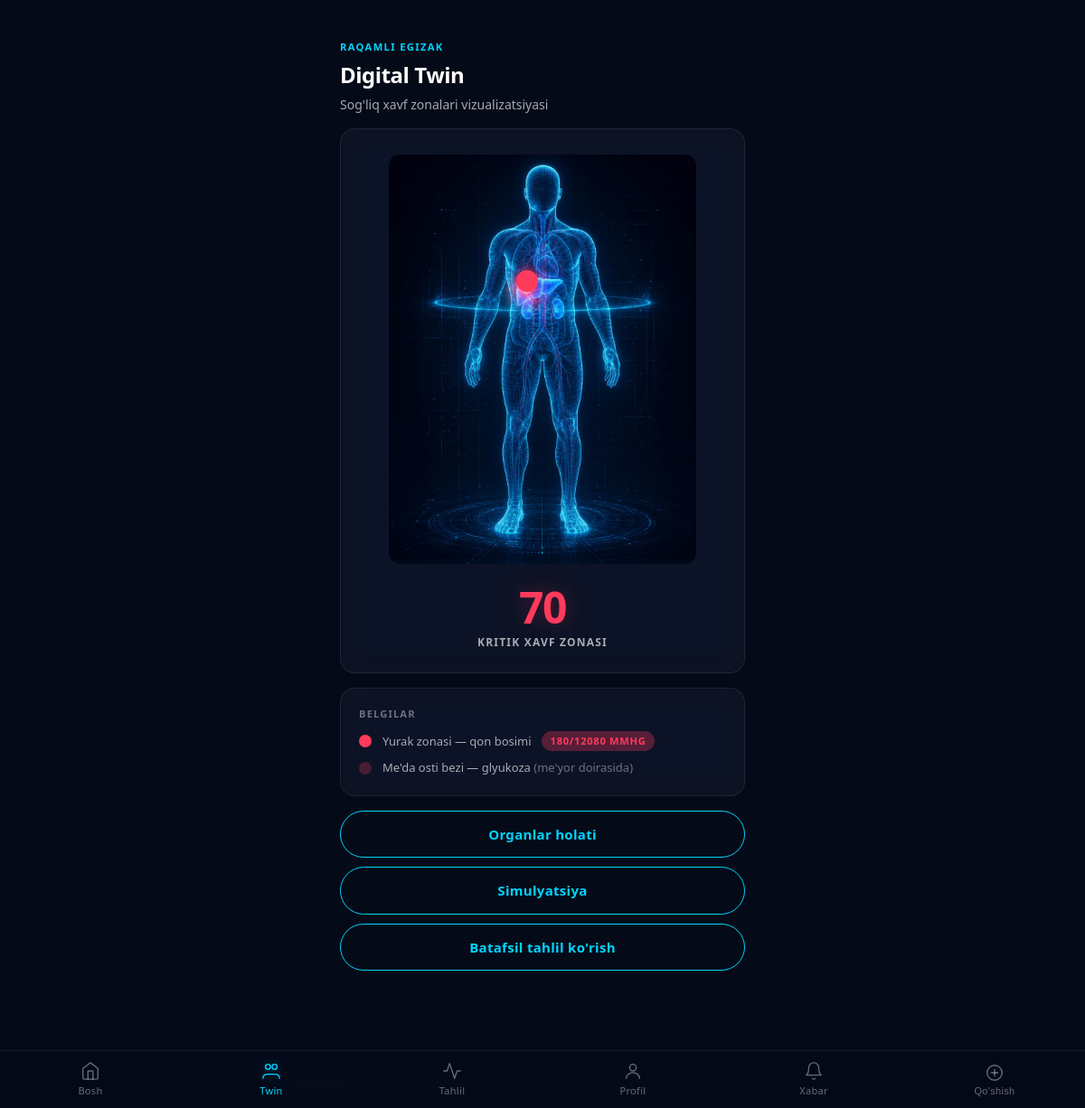
The app's page /twin/ (signed in) with its own data.
### accounts/models.py (models this page shows, shortened)
class Profile(models.Model):
    GENDER_CHOICES = [('male', 'Erkak'), ('female', 'Ayol')]
    user = models.OneToOneField(
        settings.AUTH_USER_MODEL,
        on_delete=models.CASCADE,
        related_name='profile',
    )
    ACTIVITY_CHOICES = [
        ('student', 'Talaba'),
        ('employee', 'Xodim'),
        ('entrepreneur', 'Tadbirkor'),
    ]
    full_name = models.CharField(max_length=150, blank=True)
    phone_number = models.CharField(max_length=20, blank=True)
    gender = models.CharField(max_length=10, choices=GENDER_CHOICES, default='male')
    birth_date = models.DateField(null=True, blank=True)
    region = models.CharField(max_length=100, blank=True)
    district = models.CharField(max_length=100, blank=True)
    address = models.CharField(max_length=255, blank=True)
    profession = models.CharField(max_length=150, blank=True)
    activity_type = models.CharField(max_length=20, choices=ACTIVITY_CHOICES, blank=True)
    age = models.PositiveSmallIntegerField(null=True, blank=True)
    height_cm = models.PositiveSmallIntegerField(null=True, blank=True)
    weight_kg = models.PositiveSmallIntegerField(null=True, blank=True)
    blood_glucose = models.FloatField(null=True, blank=True)
    bp_systolic = models.PositiveSmallIntegerField(null=True, blank=True)
    bp_diastolic = models.PositiveSmallIntegerField(null=True, blank=True)
    daily_steps = models.PositiveIntegerField(null=True, blank=True)
    sleep_hours = models.FloatField(null=True, blank=True)
    takes_medication = models.BooleanField(default=False)
    is_verified = models.BooleanField(default=False)
    is_doctor = models.BooleanField(default=False)
    DIABETES_CHOICES = [('tip1', 'Tip 1'), ('tip2', 'Tip 2'), ('prediabet', 'Prediabet')]
    diabetes_type = models.CharField(max_length=20, choices=DIABETES_CHOICES, blank=True)
    risk_score = models.PositiveSmallIntegerField(default=0)
    created_at = models.DateTimeField(auto_now_add=True)
    updated_at = models.DateTimeField(auto_now=True)

### accounts/views.py (the view)
# urls.py: path('twin/',     views.twin_view,     name='twin'),
@login_required
def twin_view(request):
    profile, _ = Profile.objects.get_or_create(user=request.user)
    return render(request, 'accounts/twin.html', {'profile': profile})

### diabetes/context_processors.py (called while the page is built)
def unread_alerts_count(request):
    if request.user.is_authenticated:
        count = Alert.objects.filter(user=request.user, is_read=False).count()
        return {'unread_alerts_count': count}
    return {'unread_alerts_count': 0}

### templates/accounts/twin.html (shortened to what this page needs)
{% extends 'base.html' %}
{% load static %}
{% block content %}
<div class="page-body">
  <div class="page-header">
    <p class="page-header__eyebrow">RAQAMLI EGIZAK</p>
    <h1 class="page-header__title">Digital Twin</h1>
    <p class="page-header__sub">Sog'liq xavf zonalari vizualizatsiyasi</p>
  </div>
  <div class="glass-card" style="padding:1.75rem 1rem 1.5rem; margin-bottom:1rem; display:flex; flex-direction:column; align-items:center;">
    <div class="scan-wrapper" style="
      position: relative;
      width: 100%;
      max-width: 340px;
      border-radius: 12px;
      overflow: hidden;
    ">
      {% if profile.gender == 'female' %}
        <img src="{% static 'img/avatars/female_hologram.jpg' %}"
             alt="Digital Twin hologram"
             style="width:100%; max-width:340px; display:block; margin:0 auto; border-radius:12px;">
      {% else %}
        <img src="{% static 'img/avatars/male_hologram.jpg' %}"
             alt="Digital Twin hologram"
             style="width:100%; max-width:340px; display:block; margin:0 auto; border-radius:12px;">
      {% endif %}
      {% if profile.bp_systolic and profile.bp_systolic >= 130 or profile.blood_glucose and profile.blood_glucose >= 7.0 %}
        <div class="pulse-dot" style="position:absolute; top:31%; left:45%; transform:translate(-50%,-50%);"></div>
      {% else %}
        <div style="position:absolute; top:31%; left:45%; transform:translate(-50%,-50%); width:24px; height:24px; border-radius:50%; background:#FF3B5C; opacity:0.3;"></div>
      {% endif %}
    </div>
    <div style="margin-top:1.5rem; text-align:center;">
      <div class="risk-score {% if profile.risk_score >= 70 %}high{% elif profile.risk_score >= 40 %}medium{% endif %}"
           style="font-size:3rem;">
        {{ profile.risk_score }}
      </div>
      <p class="risk-score__label" style="margin-top:0.35rem;">
        {% if profile.risk_score >= 70 %}Kritik xavf zonasi
        {% elif profile.risk_score >= 40 %}Kuzatuv zonasi
        {% else %}Barqaror holat
        {% endif %}
      </p>
    </div>
  </div>
  <div class="glass-card" style="margin-bottom:1rem;">
    <p style="font-size:0.7rem; font-weight:700; letter-spacing:0.1em; text-transform:uppercase; color:var(--text-dim); margin-bottom:0.75rem;">BELGILAR</p>
    <div style="display:flex; flex-direction:column; gap:0.65rem;">
      <div style="display:flex; align-items:center; gap:0.75rem;">
        <div style="
          width:14px; height:14px; border-radius:50%; flex-shrink:0;
          background:#FF3B5C;
          opacity:{% if profile.bp_systolic and profile.bp_systolic >= 130 %}1{% else %}0.25{% endif %};
        "></div>
        <span class="text-sm text-secondary">
          Yurak zonasi — qon bosimi
          {% if profile.bp_systolic and profile.bp_systolic >= 130 %}
            <span class="risk-badge level-high" style="margin-left:0.5rem;">{{ profile.bp_systolic }}/{{ profile.bp_diastolic|default:'?' }} mmHg</span>
          {% else %}
            <span style="color:var(--text-dim);">(me'yor doirasida)</span>
          {% endif %}
        </span>
      </div>
      <div style="display:flex; align-items:center; gap:0.75rem;">
        <div style="
          width:14px; height:14px; border-radius:50%; flex-shrink:0;
          background:#FF3B5C;
          opacity:{% if profile.blood_glucose and profile.blood_glucose >= 7.0 %}1{% else %}0.25{% endif %};
        "></div>
        <span class="text-sm text-secondary">
          Me'da osti bezi — glyukoza
          {% if profile.blood_glucose and profile.blood_glucose >= 7.0 %}
            <span class="risk-badge level-high" style="margin-left:0.5rem;">{{ profile.blood_glucose }} mmol/L</span>
          {% else %}
            <span style="color:var(--text-dim);">(me'yor doirasida)</span>
          {% endif %}
        </span>
      </div>
    </div>
  </div>
  <div style="display:flex; flex-direction:column; gap:0.625rem;">
    <a href="{% url 'health_organs' %}" class="btn-outline" style="display:flex; justify-content:center;">
      Organlar holati
    </a>
    <a href="{% url 'health_simulation' %}" class="btn-outline" style="display:flex; justify-content:center;">
      Simulyatsiya
    </a>
    <a href="{% url 'analysis' %}" class="btn-outline" style="display:flex; justify-content:center;">
      Batafsil tahlil ko'rish
    </a>
  </div>
</div>
{% endblock %}

### static/css/main.css (style rules this page uses)
:root { --bg-deep: #050A18; --bg-card: rgba(255, 255, 255, 0.04); --border-subtle: rgba(255, 255, 255, 0.08); --cyan: #00D4FF; --cyan-glow: rgba(0, 212, 255, 0.35); --danger: #FF3B5C; --danger-glow: rgba(255, 59, 92, 0.3); --safe: #00FF88; --warning: #FFB23B; --text-primary: #FFFFFF; --text-secondary: rgba(255, 255, 255, 0.65); --text-dim: rgba(255, 255, 255, 0.4); --radius: 12px; --radius-lg: 16px; --radius-pill: 999px; }
*, *::before, *::after { box-sizing: border-box; margin: 0; padding: 0; }
html { scroll-behavior: smooth; -webkit-text-size-adjust: 100%; }
body { background-color: var(--bg-deep); font-family: system-ui, -apple-system, 'Segoe UI', Roboto, sans-serif; color: var(--text-primary); min-height: 100dvh; line-height: 1.5; -webkit-font-smoothing: antialiased; }
.glass-card { background: var(--bg-card); border: 1px solid var(--border-subtle); border-radius: var(--radius-lg); backdrop-filter: blur(12px) saturate(1.4); -webkit-backdrop-filter: blur(12px) saturate(1.4); padding: 1.25rem; }
.glass-card + .glass-card { margin-top: 1rem; }
.btn-primary, .btn-outline { display: inline-flex; align-items: center; justify-content: center; gap: 0.5rem; width: 100%; padding: 0.875rem 1.5rem; border-radius: var(--radius-pill); font-size: 0.9375rem; font-weight: 600; letter-spacing: 0.02em; cursor: pointer; border: none; text-decoration: none; transition: transform 0.15s ease, box-shadow 0.15s ease, opacity 0.15s ease; -webkit-tap-highlight-color: transparent; }
.btn-outline { background: transparent; color: var(--cyan); border: 1px solid var(--cyan); }
.page-body { padding-bottom: 80px; }
.risk-score { font-size: 4.5rem; font-weight: 800; line-height: 1; letter-spacing: -0.03em; color: var(--cyan); text-shadow: 0 0 24px var(--cyan-glow); font-variant-numeric: tabular-nums; }
.risk-score.high { color: var(--danger); text-shadow: 0 0 24px var(--danger-glow); }
.risk-score__label { font-size: 0.75rem; font-weight: 600; letter-spacing: 0.1em; text-transform: uppercase; color: var(--text-secondary); margin-top: 0.25rem; }
.risk-badge { font-size: 0.7rem; font-weight: 700; letter-spacing: 0.06em; text-transform: uppercase; padding: 0.2rem 0.6rem; border-radius: var(--radius-pill); }
.risk-badge.level-high { background: var(--danger-glow); color: var(--danger); }
.pulse-dot { width: 24px; height: 24px; border-radius: 50%; background: var(--danger); box-shadow: 0 0 10px var(--danger-glow); animation: pulse 1.6s ease-in-out infinite; flex-shrink: 0; }
.scan-wrapper { position: relative; overflow: hidden; }
.page-header { padding: 1.5rem 0 1rem; }
.page-header__eyebrow { font-size: 0.7rem; font-weight: 600; letter-spacing: 0.12em; text-transform: uppercase; color: var(--cyan); margin-bottom: 0.25rem; }
.page-header__title { font-size: 1.5rem; font-weight: 800; color: var(--text-primary); letter-spacing: -0.02em; }
.page-header__sub { font-size: 0.875rem; color: var(--text-secondary); margin-top: 0.25rem; }
.text-secondary { color: var(--text-secondary); }
.text-sm { font-size: 0.8125rem; }

### records on screen
Profile: risk_score "70", bp_systolic "180", bp_diastolic "12080"
